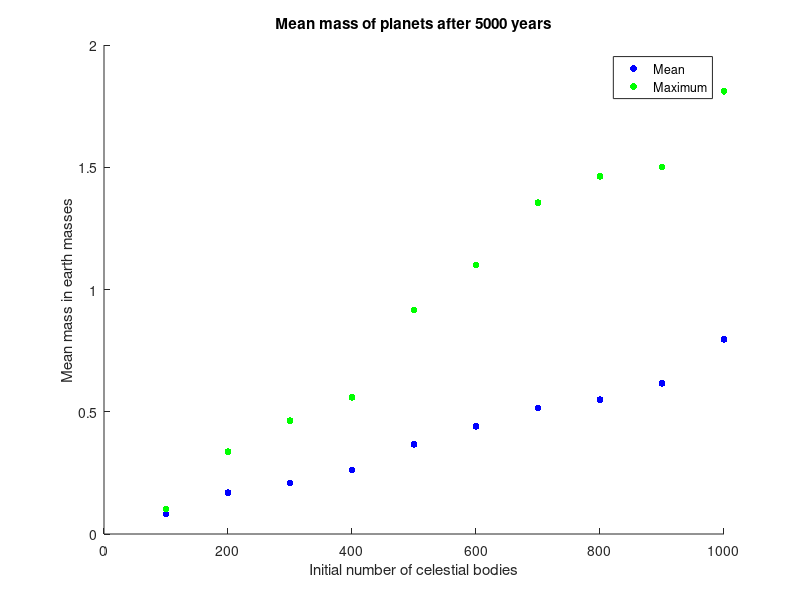
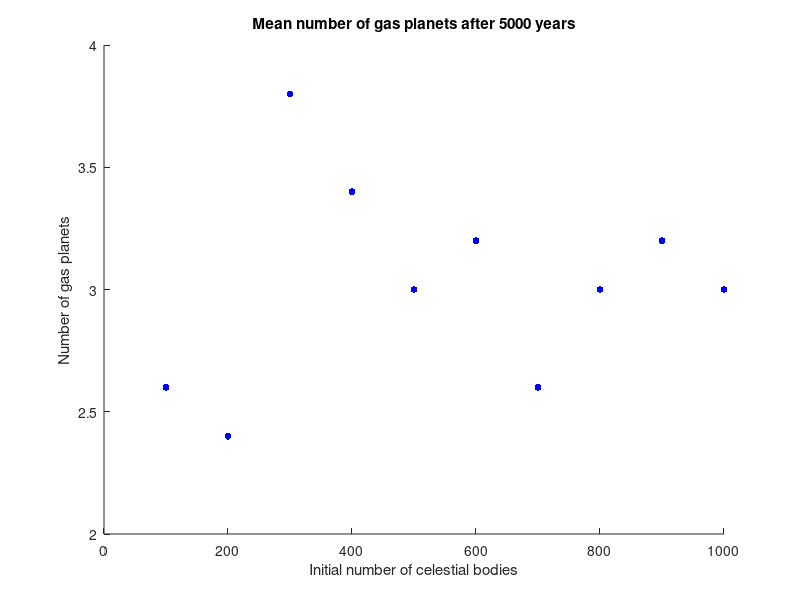

MATLAB code to generate these figures, in order:
clear all;
load('EINDM100.mat');
EINDM100 = sum(EINDM,2);
EINDSM100 = EINDM(:,1,:);
EINDGM100 = EINDM(:,2,:);
clear EINDM;
load('EINDM200.mat');
EINDM200 = sum(EINDM,2);
EINDSM200 = EINDM(:,1,:);
EINDGM200 = EINDM(:,2,:);
clear EINDM;
load('EINDM300.mat');
EINDM300 = sum(EINDM,2);
EINDSM300 = EINDM(:,1,:);
EINDGM300 = EINDM(:,2,:);
clear EINDM;
load('EINDM400.mat');
EINDM400 = sum(EINDM,2);
EINDSM400 = EINDM(:,1,:);
EINDGM400 = EINDM(:,2,:);
clear EINDM;
load('EINDM500.mat');
EINDM500 = sum(EINDM,2);
EINDSM500 = EINDM(:,1,:);
EINDGM500 = EINDM(:,2,:);
clear EINDM;
load('EINDM600.mat');
EINDM600 = sum(EINDM,2);
EINDSM600 = EINDM(:,1,:);
EINDGM600 = EINDM(:,2,:);
clear EINDM;
load('EINDM700.mat');
EINDM700 = sum(EINDM,2);
EINDSM700 = EINDM(:,1,:);
EINDGM700 = EINDM(:,2,:);
clear EINDM;
load('EINDM800.mat');
EINDM800 = sum(EINDM,2);
EINDSM800 = EINDM(:,1,:);
EINDGM800 = EINDM(:,2,:);
clear EINDM;
load('EINDM900.mat');
EINDM900 = sum(EINDM,2);
EINDSM900 = EINDM(:,1,:);
EINDGM900 = EINDM(:,2,:);
clear EINDM;
load('EINDM1000.mat');
EINDM1000 = sum(EINDM,2);
EINDSM1000 = EINDM(:,1,:);
EINDGM1000 = EINDM(:,2,:);
clear EINDM;

NGP100 = zeros(5,1);
NGP200 = zeros(5,1);
NGP300 = zeros(5,1);
NGP400 = zeros(5,1);
NGP500 = zeros(5,1);
NGP600 = zeros(5,1);
NGP700 = zeros(5,1);
NGP800 = zeros(5,1);
NGP900 = zeros(5,1);
NGP1000 = zeros(5,1);
MP100 = zeros(5,1);
MP200 = zeros(5,1);
MP300 = zeros(5,1);
MP400 = zeros(5,1);
MP500 = zeros(5,1);
MP600 = zeros(5,1);
MP700 = zeros(5,1);
MP800 = zeros(5,1);
MP900 = zeros(5,1);
MP1000 = zeros(5,1);
MAXP100 = zeros(5,1);
MAXP200 = zeros(5,1);
MAXP300 = zeros(5,1);
MAXP400 = zeros(5,1);
MAXP500 = zeros(5,1);
MAXP600 = zeros(5,1);
MAXP700 = zeros(5,1);
MAXP800 = zeros(5,1);
MAXP900 = zeros(5,1);
MAXP1000 = zeros(5,1);

for i = 1:5
    M100 = EINDM100(EINDM100(:,i) > 0.06,1,i);
    M200 = EINDM200(EINDM200(:,i) > 0.06,1,i);
    M300 = EINDM300(EINDM300(:,i) > 0.06,1,i);
    M400 = EINDM400(EINDM400(:,i) > 0.06,1,i);
    M500 = EINDM500(EINDM500(:,i) > 0.06,1,i);
    M600 = EINDM600(EINDM600(:,i) > 0.06,1,i);
    M700 = EINDM700(EINDM700(:,i) > 0.06,1,i);
    M800 = EINDM800(EINDM800(:,i) > 0.06,1,i);
    M900 = EINDM900(EINDM900(:,i) > 0.06,1,i);
    M1000 = EINDM1000(EINDM1000(:,i) > 0.06,1,i);
    GM100 = EINDGM100(EINDM100(:,i) > 0.06,1,i);
    GM200 = EINDGM200(EINDM200(:,i) > 0.06,1,i);
    GM300 = EINDGM300(EINDM300(:,i) > 0.06,1,i);
    GM400 = EINDGM400(EINDM400(:,i) > 0.06,1,i);
    GM500 = EINDGM500(EINDM500(:,i) > 0.06,1,i);
    GM600 = EINDGM600(EINDM600(:,i) > 0.06,1,i);
    GM700 = EINDGM700(EINDM700(:,i) > 0.06,1,i);
    GM800 = EINDGM800(EINDM800(:,i) > 0.06,1,i);
    GM900 = EINDGM900(EINDM900(:,i) > 0.06,1,i);
    GM1000 = EINDGM1000(EINDM1000(:,i) > 0.06,1,i);
    NGP100(i) = sum(GM100./M100 > 0.1);
    NGP200(i) = sum(GM200./M200 > 0.1);
    NGP300(i) = sum(GM300./M300 > 0.1);
    NGP400(i) = sum(GM400./M400 > 0.1);
    NGP500(i) = sum(GM500./M500 > 0.1);
    NGP600(i) = sum(GM600./M600 > 0.1);
    NGP700(i) = sum(GM700./M700 > 0.1);
    NGP800(i) = sum(GM800./M800 > 0.1);
    NGP900(i) = sum(GM900./M900 > 0.1);
    NGP1000(i) = sum(GM1000./M1000 > 0.1);
    MP100(i) = mean(EINDM100(EINDM100(:,i) > 0.06,1,i));
    MP200(i) = mean(EINDM200(EINDM200(:,i) > 0.06,1,i));
    MP300(i) = mean(EINDM300(EINDM300(:,i) > 0.06,1,i));
    MP400(i) = mean(EINDM400(EINDM400(:,i) > 0.06,1,i));
    MP500(i) = mean(EINDM500(EINDM500(:,i) > 0.06,1,i));
    MP600(i) = mean(EINDM600(EINDM600(:,i) > 0.06,1,i));
    MP700(i) = mean(EINDM700(EINDM700(:,i) > 0.06,1,i));
    MP800(i) = mean(EINDM800(EINDM800(:,i) > 0.06,1,i));
    MP900(i) = mean(EINDM900(EINDM900(:,i) > 0.06,1,i));
    MP1000(i) = mean(EINDM1000(EINDM1000(:,i) > 0.06,1,i));
    MAXP100(i) = max(EINDM100(EINDM100(:,i) > 0.06,1,i));
    MAXP200(i) = max(EINDM200(EINDM200(:,i) > 0.06,1,i));
    MAXP300(i) = max(EINDM300(EINDM300(:,i) > 0.06,1,i));
    MAXP400(i) = max(EINDM400(EINDM400(:,i) > 0.06,1,i));
    MAXP500(i) = max(EINDM500(EINDM500(:,i) > 0.06,1,i));
    MAXP600(i) = max(EINDM600(EINDM600(:,i) > 0.06,1,i));
    MAXP700(i) = max(EINDM700(EINDM700(:,i) > 0.06,1,i));
    MAXP800(i) = max(EINDM800(EINDM800(:,i) > 0.06,1,i));
    MAXP900(i) = max(EINDM900(EINDM900(:,i) > 0.06,1,i));
    MAXP1000(i) = max(EINDM1000(EINDM1000(:,i) > 0.06,1,i));
    
    clear M100;
    clear M200;
    clear M300;
    clear M400;
    clear M500;
    clear M600;
    clear M700;
    clear M800;
    clear M900;
    clear M1000;
    clear GM100;
    clear GM200;
    clear GM300;
    clear GM400;
    clear GM500;
    clear GM600;
    clear GM700;
    clear GM800;
    clear GM900;
    clear GM1000;
end

MMP(1) = mean(MP100);
MMP(2) = mean(MP200);
MMP(3) = mean(MP300);
MMP(4) = mean(MP400);
MMP(5) = mean(MP500);
MMP(6) = mean(MP600);
MMP(7) = mean(MP700);
MMP(8) = mean(MP800);
MMP(9) = mean(MP900);
MMP(10) = mean(MP1000);

MMAXP(1) = mean(MAXP100);
MMAXP(2) = mean(MAXP200);
MMAXP(3) = mean(MAXP300);
MMAXP(4) = mean(MAXP400);
MMAXP(5) = mean(MAXP500);
MMAXP(6) = mean(MAXP600);
MMAXP(7) = mean(MAXP700);
MMAXP(8) = mean(MAXP800);
MMAXP(9) = mean(MAXP900);
MMAXP(10) = mean(MAXP1000);

MNGP(1) = mean(NGP100);
MNGP(2) = mean(NGP200);
MNGP(3) = mean(NGP300);
MNGP(4) = mean(NGP400);
MNGP(5) = mean(NGP500);
MNGP(6) = mean(NGP600);
MNGP(7) = mean(NGP700);
MNGP(8) = mean(NGP800);
MNGP(9) = mean(NGP900);
MNGP(10) = mean(NGP1000);

figure;
scatter(100:100:1000,MMP,25,[0,0,1],'o','filled');
hold on;
scatter(100:100:1000,MMAXP,25,[0,1,0],'o','filled');
title('Mean mass of planets after 5000 years');
xlabel('Initial number of celestial bodies');
ylabel('Mean mass in earth masses');
legend('Mean','Maximum');

figure;
scatter(100:100:1000,MNGP,25,[0,0,1],'o','filled');
title('Mean number of gas planets after 5000 years');
xlabel('Initial number of celestial bodies');
ylabel('Number of gas planets');
